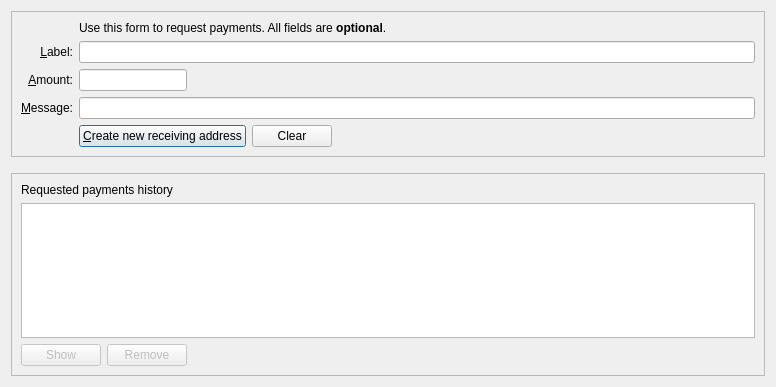
<?xml version="1.0" encoding="UTF-8"?>
<ui version="4.0">
 <class>ReceiveCoinsDialog</class>
 <widget class="QDialog" name="ReceiveCoinsDialog">
  <property name="geometry">
   <rect>
    <x>0</x>
    <y>0</y>
    <width>776</width>
    <height>387</height>
   </rect>
  </property>
  <layout class="QVBoxLayout" name="verticalLayout" stretch="0,0,1">
   <item>
    <widget class="QFrame" name="frame2">
     <property name="sizePolicy">
      <sizepolicy hsizetype="Preferred" vsizetype="Expanding">
       <horstretch>0</horstretch>
       <verstretch>0</verstretch>
      </sizepolicy>
     </property>
     <property name="frameShape">
      <enum>QFrame::StyledPanel</enum>
     </property>
     <property name="frameShadow">
      <enum>QFrame::Sunken</enum>
     </property>
     <layout class="QVBoxLayout" name="verticalLayout_3">
      <item>
       <layout class="QGridLayout" name="gridLayout">
        <item row="6" column="0">
         <widget class="QLabel" name="label_3">
          <property name="toolTip">
           <string>An optional message to attach to the payment request, which will be displayed when the request is opened. Note: The message will not be sent with the payment over the Xeke network.</string>
          </property>
          <property name="text">
           <string>&amp;Message:</string>
          </property>
          <property name="alignment">
           <set>Qt::AlignRight|Qt::AlignTrailing|Qt::AlignVCenter</set>
          </property>
          <property name="buddy">
           <cstring>reqMessage</cstring>
          </property>
         </widget>
        </item>
        <item row="4" column="2">
         <widget class="QLineEdit" name="reqLabel">
          <property name="toolTip">
           <string>An optional label to associate with the new receiving address.</string>
          </property>
         </widget>
        </item>
        <item row="6" column="2">
         <widget class="QLineEdit" name="reqMessage">
          <property name="toolTip">
           <string>An optional message to attach to the payment request, which will be displayed when the request is opened.&lt;br&gt;Note: The message will not be sent with the payment over the Xeke network.</string>
          </property>
         </widget>
        </item>
        <item row="2" column="2">
         <widget class="QLabel" name="label_5">
          <property name="text">
           <string>Use this form to request payments. All fields are &lt;b&gt;optional&lt;/b&gt;.</string>
          </property>
         </widget>
        </item>
        <item row="4" column="0">
         <widget class="QLabel" name="label_2">
          <property name="toolTip">
           <string>An optional label to associate with the new receiving address.</string>
          </property>
          <property name="text">
           <string>&amp;Label:</string>
          </property>
          <property name="alignment">
           <set>Qt::AlignRight|Qt::AlignTrailing|Qt::AlignVCenter</set>
          </property>
          <property name="buddy">
           <cstring>reqLabel</cstring>
          </property>
         </widget>
        </item>
        <item row="5" column="0">
         <widget class="QLabel" name="label">
          <property name="toolTip">
           <string>An optional amount to request. Leave this empty or zero to not request a specific amount.</string>
          </property>
          <property name="text">
           <string>&amp;Amount:</string>
          </property>
          <property name="alignment">
           <set>Qt::AlignRight|Qt::AlignTrailing|Qt::AlignVCenter</set>
          </property>
          <property name="buddy">
           <cstring>reqAmount</cstring>
          </property>
         </widget>
        </item>
        <item row="7" column="2">
         <layout class="QHBoxLayout" name="horizontalLayout">
          <item>
           <widget class="QPushButton" name="receiveButton">
            <property name="minimumSize">
             <size>
              <width>150</width>
              <height>0</height>
             </size>
            </property>
            <property name="text">
             <string>&amp;Create new receiving address</string>
            </property>
            <property name="autoDefault">
             <bool>false</bool>
            </property>
            <property name="default">
             <bool>true</bool>
            </property>
           </widget>
          </item>
          <item>
           <widget class="QPushButton" name="clearButton">
            <property name="sizePolicy">
             <sizepolicy hsizetype="Minimum" vsizetype="Fixed">
              <horstretch>0</horstretch>
              <verstretch>0</verstretch>
             </sizepolicy>
            </property>
            <property name="toolTip">
             <string>Clear all fields of the form.</string>
            </property>
            <property name="text">
             <string>Clear</string>
            </property>
            <property name="autoDefault">
             <bool>false</bool>
            </property>
           </widget>
          </item>
          <item>
           <spacer name="horizontalSpacer">
            <property name="orientation">
             <enum>Qt::Horizontal</enum>
            </property>
            <property name="sizeHint" stdset="0">
             <size>
              <width>40</width>
              <height>20</height>
             </size>
            </property>
           </spacer>
          </item>
         </layout>
        </item>
        <item row="7" column="0">
         <widget class="QLabel" name="label_7">
          <property name="text">
           <string/>
          </property>
         </widget>
        </item>
        <item row="5" column="2">
         <layout class="QHBoxLayout" name="horizontalLayout_4" stretch="0,1">
          <property name="spacing">
           <number>0</number>
          </property>
          <property name="topMargin">
           <number>0</number>
          </property>
          <item>
           <widget class="BitcoinAmountField" name="reqAmount">
            <property name="toolTip">
             <string>An optional amount to request. Leave this empty or zero to not request a specific amount.</string>
            </property>
           </widget>
          </item>
          <item>
           <spacer name="horizontalSpacer_3">
            <property name="orientation">
             <enum>Qt::Horizontal</enum>
            </property>
            <property name="sizeHint" stdset="0">
             <size>
              <width>40</width>
              <height>20</height>
             </size>
            </property>
           </spacer>
          </item>
         </layout>
        </item>
       </layout>
      </item>
     </layout>
    </widget>
   </item>
   <item>
    <spacer name="verticalSpacer_2">
     <property name="orientation">
      <enum>Qt::Vertical</enum>
     </property>
     <property name="sizeHint" stdset="0">
      <size>
       <width>20</width>
       <height>10</height>
      </size>
     </property>
    </spacer>
   </item>
   <item>
    <widget class="QFrame" name="frame">
     <property name="sizePolicy">
      <sizepolicy hsizetype="Preferred" vsizetype="Expanding">
       <horstretch>0</horstretch>
       <verstretch>0</verstretch>
      </sizepolicy>
     </property>
     <property name="frameShape">
      <enum>QFrame::StyledPanel</enum>
     </property>
     <property name="frameShadow">
      <enum>QFrame::Raised</enum>
     </property>
     <layout class="QVBoxLayout" name="verticalLayout_2">
      <item>
       <widget class="QLabel" name="label_6">
        <property name="text">
         <string>Requested payments history</string>
        </property>
       </widget>
      </item>
      <item>
       <widget class="QTableView" name="recentRequestsView">
        <property name="contextMenuPolicy">
         <enum>Qt::CustomContextMenu</enum>
        </property>
        <property name="tabKeyNavigation">
         <bool>false</bool>
        </property>
        <property name="sortingEnabled">
         <bool>true</bool>
        </property>
       </widget>
      </item>
      <item>
       <layout class="QHBoxLayout" name="horizontalLayout_2">
        <item>
         <widget class="QPushButton" name="showRequestButton">
          <property name="enabled">
           <bool>false</bool>
          </property>
          <property name="toolTip">
           <string>Show the selected request (does the same as double clicking an entry)</string>
          </property>
          <property name="text">
           <string>Show</string>
          </property>
          <property name="autoDefault">
           <bool>false</bool>
          </property>
         </widget>
        </item>
        <item>
         <widget class="QPushButton" name="removeRequestButton">
          <property name="enabled">
           <bool>false</bool>
          </property>
          <property name="toolTip">
           <string>Remove the selected entries from the list</string>
          </property>
          <property name="text">
           <string>Remove</string>
          </property>
          <property name="autoDefault">
           <bool>false</bool>
          </property>
         </widget>
        </item>
        <item>
         <spacer name="horizontalSpacer_2">
          <property name="orientation">
           <enum>Qt::Horizontal</enum>
          </property>
          <property name="sizeHint" stdset="0">
           <size>
            <width>40</width>
            <height>20</height>
           </size>
          </property>
         </spacer>
        </item>
       </layout>
      </item>
     </layout>
    </widget>
   </item>
  </layout>
 </widget>
 <customwidgets>
  <customwidget>
   <class>BitcoinAmountField</class>
   <extends>QLineEdit</extends>
   <header>qt/bitcoinamountfield.h</header>
   <container>1</container>
  </customwidget>
 </customwidgets>
 <tabstops>
  <tabstop>reqLabel</tabstop>
  <tabstop>reqAmount</tabstop>
  <tabstop>reqMessage</tabstop>
  <tabstop>receiveButton</tabstop>
  <tabstop>clearButton</tabstop>
  <tabstop>recentRequestsView</tabstop>
  <tabstop>showRequestButton</tabstop>
  <tabstop>removeRequestButton</tabstop>
 </tabstops>
 <resources/>
 <connections/>
</ui>
